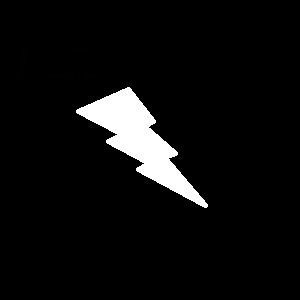
#> input picture myproject/2021-05/19-Day43/lightning.png, 300 x 300 px
$ python 001-opencv.py
#> lines starting #> are read from the running program, lines starting #| are printed output that depends on the picture; after the words box and inside, x2 and y2 are one past the last pixel; in counts of white or black regions, pixels touching at a corner belong together
import cv2
import numpy as np

img = im = cv2.imread('lightning.png')
#> img is the input picture: shape (300, 300, 3); mean B, G, R 13.9, 13.9, 13.9
imgray = cv2.cvtColor(im, cv2.COLOR_BGR2GRAY)
ret, thresh = cv2.threshold(imgray, 127, 255, 0)
#> thresh: shape (300, 300); 5.5% white; 1 white region
contours, hierarchy = cv2.findContours(thresh, cv2.RETR_TREE, cv2.CHAIN_APPROX_SIMPLE)
#> contours = 1 contour; box (x1, y1, x2, y2) and area: (76, 87, 208, 208) 4730
print("there are " + str(len(contours)) + " contours")
#| there are 1 contours

cnt = contours[0]
#> cnt = contour of 260 points, box (x1, y1, x2, y2) (76, 87, 208, 208), area 4730
print("there are " + str(len(cnt)) + " points in contours[0]")
#| there are 260 points in contours[0]

hull = cv2.convexHull(cnt)
#> hull = contour of 21 points, box (x1, y1, x2, y2) (76, 87, 208, 208), area 5783
print("after convexHull, there are " + str(len(hull)) + " points")
#| after convexHull, there are 21 points
cv2.drawContours(im, [hull], 0, (255, 0, 0), -1)
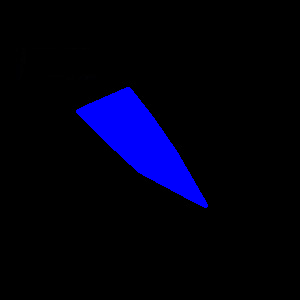
#> im: shape (300, 300, 3); 6.59% of pixels changed, all inside (x1, y1, x2, y2) = (76, 87, 208, 208)
cv2.imshow('im', im)
cv2.waitKey(0)

k = cv2.isContourConvex(cnt)
#> k = False

x, y, w, h = cv2.boundingRect(cnt)
#> x = 76; y = 87; w = 132; h = 121
img = cv2.rectangle(img, (x, y), (x + w, y + h), (0, 255, 0), 2)

rect = cv2.minAreaRect(cnt)
#> rect = ((151.2, 148.2), (55.15, 160.5), -45)
box = cv2.boxPoints(rect)
#> box = [[188.5, 224.5], [75, 111], [114, 72], [227.5, 185.5]]
box = np.int0(box)
#> box = [[188, 224], [75, 111], [114, 72], [227, 185]]
cv2.drawContours(img, [box], 0, (0, 0, 255), 2)  # 紅色的外框
cv2.imshow('minAreaRect ', im)
cv2.waitKey(0)

(x, y), radius = cv2.minEnclosingCircle(cnt)
#> x = 141.5; y = 158; radius = 81.21
center = (int(x), int(y))
#> center = (141, 158)
radius = int(radius)
#> radius = 81
img = cv2.circle(img, center, radius, (0, 255, 255), 2)
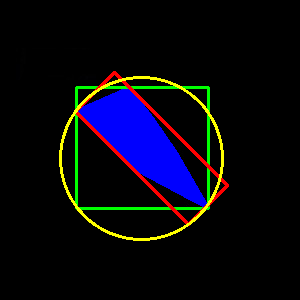
#> img: shape (300, 300, 3); mean B, G, R 16.2, 8.1, 8
cv2.imshow('circle ', img)
cv2.waitKey(0)


ellipse = cv2.fitEllipse(cnt)
#> ellipse = ((138.1, 137.3), (48.19, 164.1), 134.6)
angle = ellipse[2]
#> angle = 134.6
im = cv2.ellipse(img, ellipse, (255, 255, 255), 1)
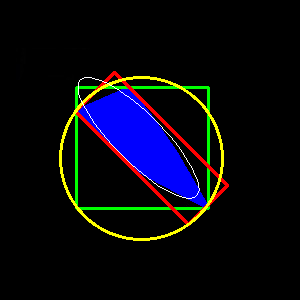
#> im: shape (300, 300, 3); 4.93% of pixels changed, all inside (x1, y1, x2, y2) = (59, 71, 229, 241)
cv2.imshow('ellipse ', im)
cv2.waitKey(0)

rows, cols = img.shape[:2]
#> rows = 300; cols = 300
[vx, vy, x, y] = cv2.fitLine(cnt, cv2.DIST_L2, 0, 0.01, 0.01)
#> vx = [0.707]; vy = [0.707]; x = [136]; y = [145.1]
lefty = int((-x * vy / vx) + y)
#> lefty = 9
righty = int(((cols - x) * vy / vx) + y)
#> righty = 308
cv2.line(img, (cols - 1, righty), (0, lefty), (255, 255, 0), 2)
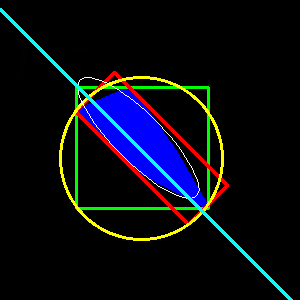
#> img: shape (300, 300, 3); 1.62% of pixels changed, all inside (x1, y1, x2, y2) = (0, 8, 293, 300)
cv2.imshow('img', img)
cv2.waitKey(0)
cv2.destroyAllWindows()
